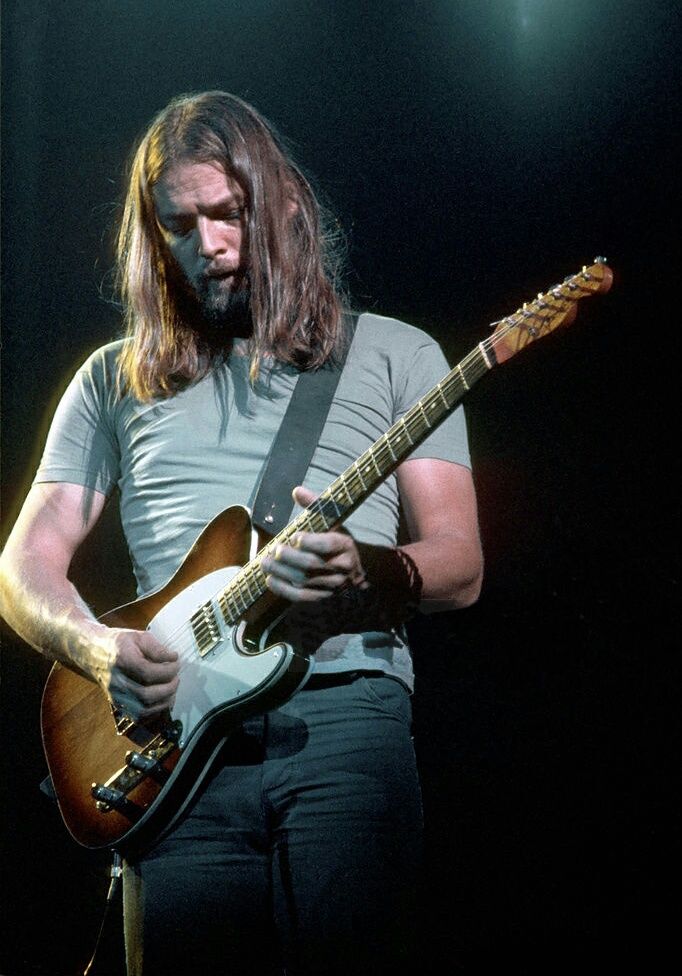
#> input picture image_processing/exercises/second_assignment/edges/david_gilmour.jpg, 682 x 976 px; its folder holds 5 pictures in this run
$ python edges.py
#> lines starting #> are read from the running program, lines starting #| are printed output that depends on the picture; long printed decimals are rounded
import cv2
import numpy as np

from matplotlib import pyplot as plt


# Canny function
def apply_edges(image, t_lower=100, t_upper=200, aperture_size=5, L2Gradient=True) -> any:
#> called with t_lower = 100, t_upper = 200, aperture_size = 5, L2Gradient = True
  return cv2.Canny(image, t_lower, t_upper, apertureSize=aperture_size, L2gradient=L2Gradient)
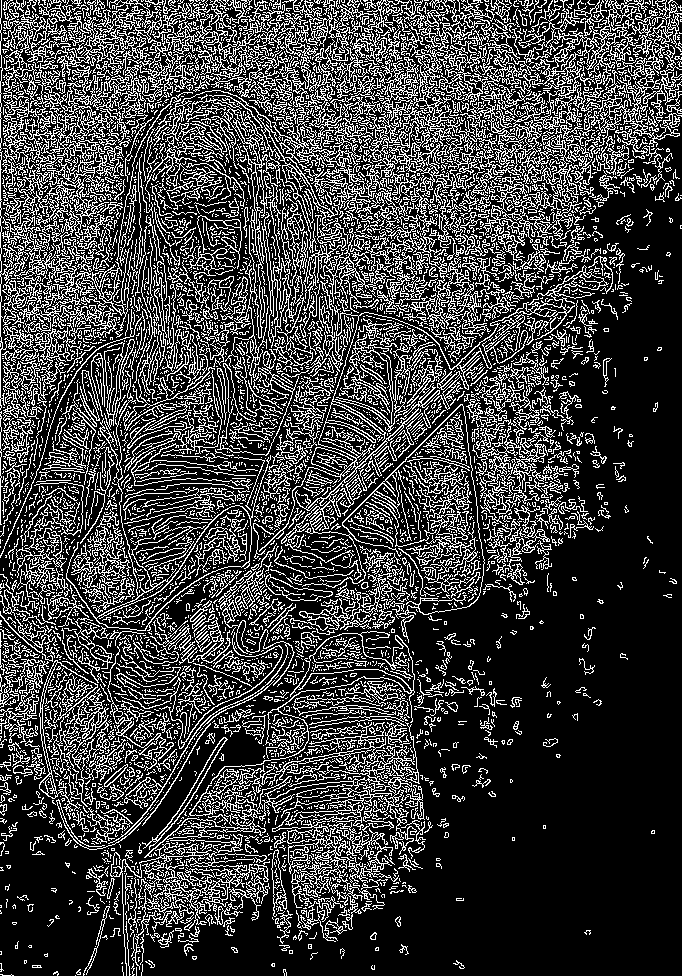
#> returned value: shape (976, 682); 24.7% white in thin lines or dots


# Noise and removal function
def add_noise_and_remove_it(image) -> any:
  gaussian_noise = np.random.normal(0, 1, image.size)
  gaussian_noise = gaussian_noise.reshape(image.shape[0], image.shape[1]).astype('uint8')
  noise = cv2.add(image, gaussian_noise)
  return cv2.medianBlur(noise, 5)


# Check similarity function
def check_similarity(image, image_with_edges, name) -> None:
  # Histogram calculation
#> called with name = 'Original'
  histogram_original = cv2.calcHist([image], [0], None, [256], [0, 256])
#> histogram_original = 256 values, max 70709 at index 2, min 225 at index 246, mean 2600.1
  histogram_edges = cv2.calcHist([image_with_edges], [0], None, [256], [0, 256])
#> histogram_edges = 256 values, max 501133 at index 0, min 0 at index 1, mean 2600.1
  histogram_original = cv2.normalize(histogram_original, histogram_original).flatten()
#> histogram_original = 256 values, max 0.639 at index 2, min 0.00203 at index 246, mean 0.0235
  histogram_edges = cv2.normalize(histogram_edges, histogram_edges).flatten()
#> histogram_edges = 256 values, max 0.95 at index 0, min 0 at index 1, mean 0.00493

  # Euclidean distance calculation
  euclidean = 0
  i = 0
  while i < len(histogram_original) and i < len(histogram_edges):
    euclidean += (histogram_original[i] - histogram_edges[i]) ** 2
    i += 1
#> this loop made 256 passes
#> euclidean on passes 1 to 3: 0.759, 0.946, 1.35
#> after the loop, euclidean = 1.85; i = 256

  # Printing the distance with various comparissons
  print(f"\tEuclidean distance: {euclidean ** (1 / 2)}")
#| 	Euclidean distance: 1.360
  print(f"\tChi-Squared distance: {cv2.compareHist(histogram_original, histogram_edges, cv2.HISTCMP_CHISQR)}")
#| 	Chi-Squared distance: 55.544
  print(f"\tBhattacharyya distance: {cv2.compareHist(histogram_original, histogram_edges, cv2.HISTCMP_BHATTACHARYYA)}")
#| 	Bhattacharyya distance: 0.9437
  print(f"\tCorrelation distance: {cv2.compareHist(histogram_original, histogram_edges, cv2.HISTCMP_CORREL)}")
#| 	Correlation distance: 0.05002
  print(f"\tIntersection distance: {cv2.compareHist(histogram_original, histogram_edges, cv2.HISTCMP_INTERSECT)}")
#| 	Intersection distance: 0.08144

  # Plotting the differences
  plt.figure(name)
  plt.subplot(1, 2, 1)
  plt.imshow(image)
  plt.subplot(1, 2, 2)
  plt.imshow(image_with_edges)
  plt.savefig(f"{name}.png")
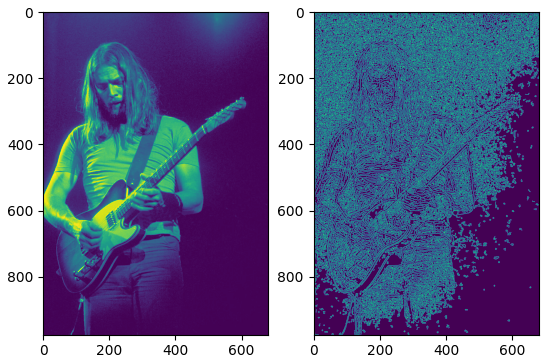
#> figure drawn by matplotlib, 2 panels
  plt.show()


if __name__ == '__main__':
  image = cv2.imread('david_gilmour.jpg', 0)

  print("Original image:")
  check_similarity(image, apply_edges(image), "Original")

  noisy_image = add_noise_and_remove_it(image)
#> in add_noise_and_remove_it, `noise = cv2.add(image, gaussian_noise)`:
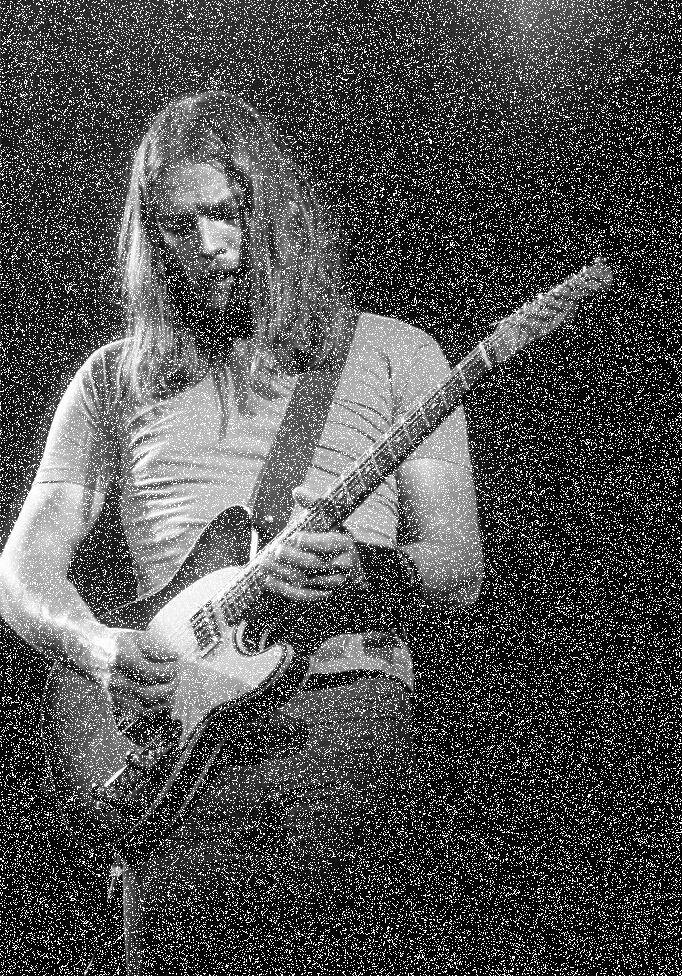
#> noise: shape (976, 682); min 0, max 255, mean 79.9

  print("Restored image:")
  check_similarity(noisy_image, apply_edges(noisy_image), "Restored")
#> call 2 of apply_edges, with t_lower = 100, t_upper = 200, aperture_size = 5, L2Gradient = True
#> in apply_edges (call 2), `return cv2.Canny(image, t_lower, t_upper, apertureSize=aperture_size, ..`:
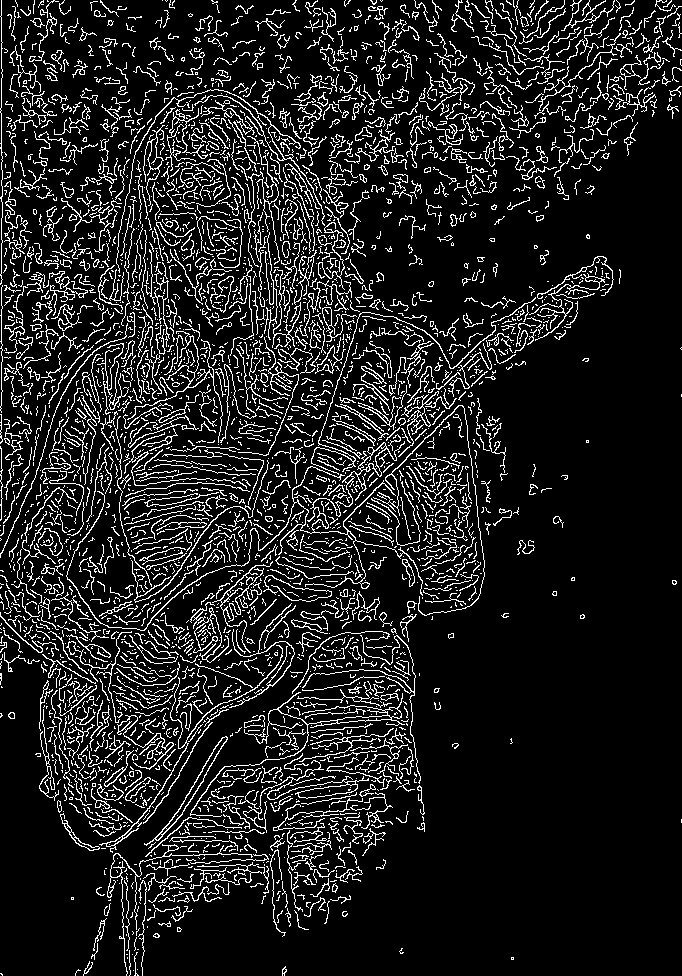
#> returned value: shape (976, 682); 12.1% white in thin lines or dots
#> the loop in check_similarity (call 2), `while i < len(histogram_original) and i < len(histogram_edges):` made 256 passes
#> euclidean on passes 1 to 3: 0.981, 1.02, 1.39
#| 	Euclidean distance: 1.414
#| 	Chi-Squared distance: 12124.573
#| 	Bhattacharyya distance: 0.9969
#| 	Correlation distance: -0.02849
#| 	Intersection distance: 0.0004607

  kernel = np.ones((5,5), np.uint8)
  erosion = cv2.erode(noisy_image, kernel=kernel, iterations=1)

  print("Erosion Morphology:")
  check_similarity(erosion, apply_edges(erosion), "Erosion")
#> call 3 of apply_edges, with t_lower = 100, t_upper = 200, aperture_size = 5, L2Gradient = True
#> in apply_edges (call 3), `return cv2.Canny(image, t_lower, t_upper, apertureSize=aperture_size, ..`:
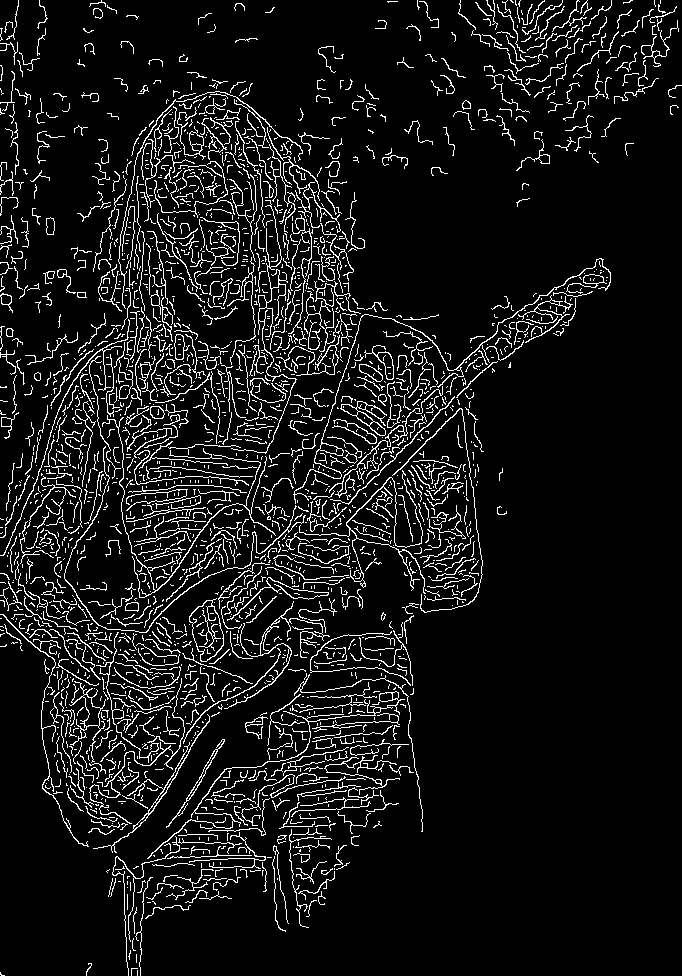
#> returned value: shape (976, 682); 8.4% white in thin lines or dots
#| 	Euclidean distance: 1.414
#| 	Chi-Squared distance: 1454.764
#| 	Bhattacharyya distance: 0.9945
#| 	Correlation distance: -0.02223
#| 	Intersection distance: 0.0006831

  dilation = cv2.dilate(noisy_image, kernel=kernel, iterations=1)
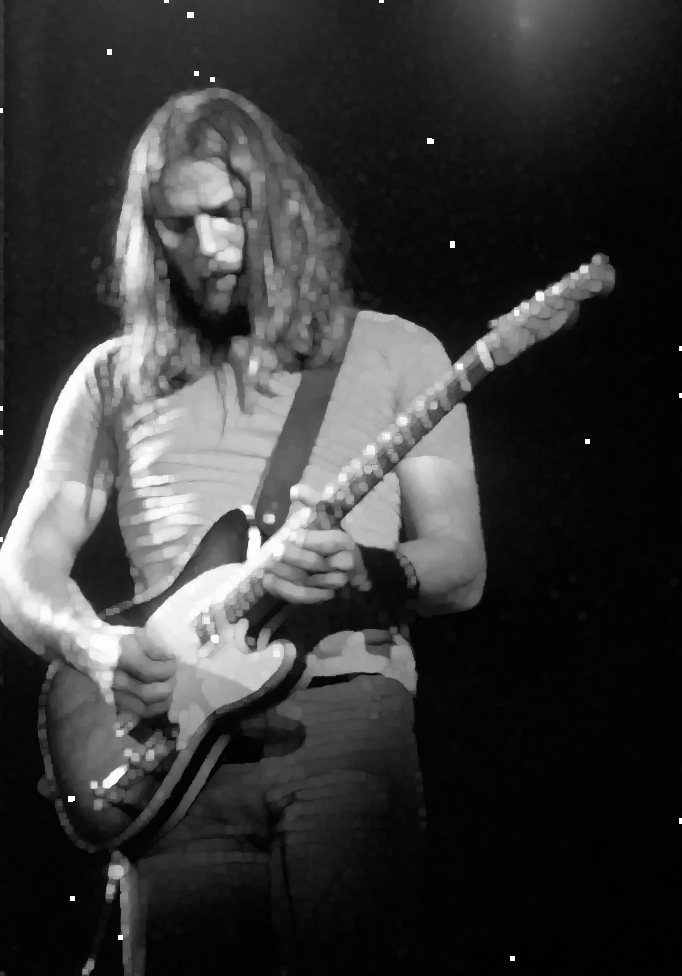
#> dilation: shape (976, 682); min 1, max 255, mean 57.2

  print("Dilation Morphology:")
  check_similarity(dilation, apply_edges(dilation), "Dilation")
#> call 4 of apply_edges, with t_lower = 100, t_upper = 200, aperture_size = 5, L2Gradient = True
#> in apply_edges (call 4), `return cv2.Canny(image, t_lower, t_upper, apertureSize=aperture_size, ..`:
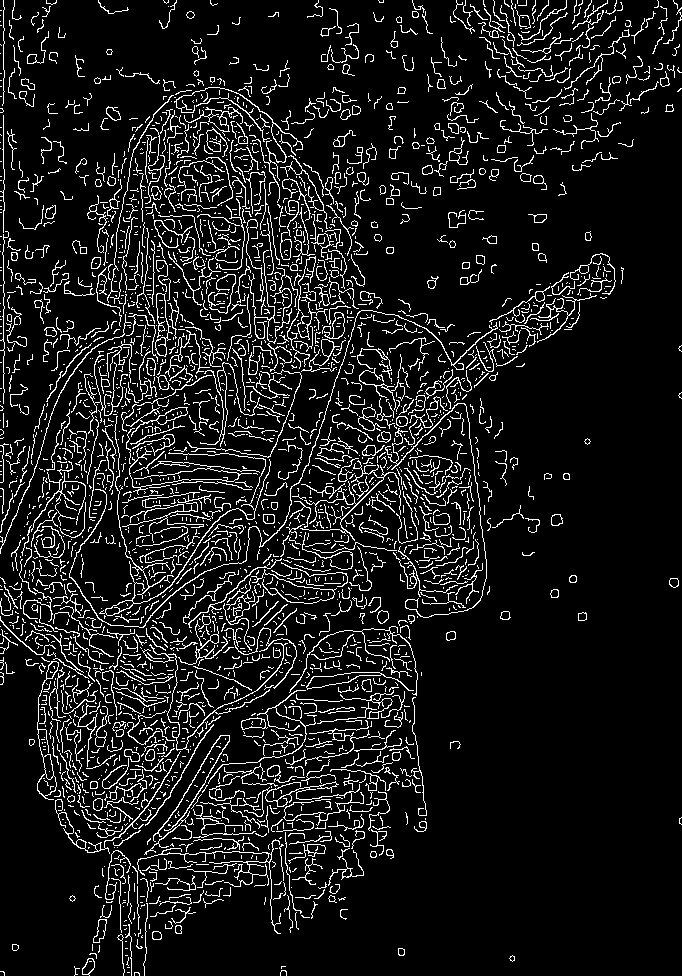
#> returned value: shape (976, 682); 9.8% white in thin lines or dots
#| 	Euclidean distance: 1.414
#| 	Chi-Squared distance: 8.495
#| 	Bhattacharyya distance: 0.9954
#| 	Correlation distance: -0.03099
#| 	Intersection distance: 0.005723
